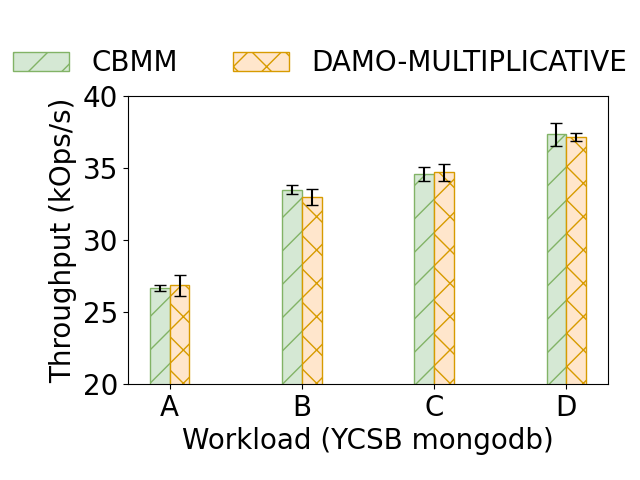

The script that saved this image:
import matplotlib.pyplot as plt
import numpy as np

constant = 0.001        # convert from us to ms
data = np.array([
    [26680.12156, 33497.95999, 34571.75685, 37343.29499], 
    [26846.86908, 32987.02029, 34690.64632, 37170.5913]
]) * constant

stdevs = np.array([
    [219.3694902, 317.2550247, 462.999935, 783.3495378], 
    [734.4577631, 565.8544794, 618.6369083, 272.9870165]
]) * constant

# Put eBPF data inside here
ebpfmode = False
if ebpfmode:
    data = np.array([
        [29680.04391, 37370.01265, 38192.25036, 39041.43682], 
        [30107.28597, 37234.98449, 38398.51235, 39051.78857]
    ]) * constant

    stdevs = np.array([
        [483.8817228, 436.5485705, 568.8241969, 284.8950165], 
        [258.1449927, 276.6968672, 536.38078, 261.8912859]
    ]) * constant

data = data.T
stdevs = stdevs.T

colors = ["#D5E8D4", "#FFE6CC", "#F8CECC", "#CDD9E9", "#F1E6C6", "#DBCFE1"]
edge_colors = ["#82B366", "#D79B00", "#B85450", "#6C8EBF", "#D6B656", "#9673A6"]
hatches = ["/", "x", "|", "\\", "+", "-"]
markers = ["o", "^", "P", "s", "v", "^"]

true_colors = [[colors[2], colors[3]]]
true_hatches = [hatches[0], hatches[3]]
true_edge_colors = [edge_colors[2], edge_colors[3]]

true_colors = colors
true_hatches = hatches
true_edge_colors = edge_colors

# String labels
bars = [
    "CBMM", "MULTIPLICATIVE" if ebpfmode else "DAMO-MULTIPLICATIVE"
]

blobs = [
    "A", "B", "C", "D"
]

num_experiments = data.shape[0]
num_points = data.shape[1]

x = np.arange(num_experiments)
bar_width = 0.15

plt.rcParams["font.size"] = 20
plt.figure()

fig, ax = plt.subplots()

print("NP", num_points)

print(stdevs)

for i in range(num_points):
    offset = (i - num_points / 2) * bar_width + bar_width / 2
    ax.bar(x + offset, data[:, i], width=bar_width, label=bars[i], color = true_colors[i], hatch = true_hatches[i], edgecolor = true_edge_colors[i], yerr = stdevs[:, i], capsize = 4)

# Labels
plt.xlabel('Workload (YCSB mongodb)')
plt.ylabel('Throughput (kOps/s)')
plt.title('')

plt.ylim(bottom = 20, top = 40)

plt.xticks(x, blobs)
fig.legend(frameon=False, loc="upper center", ncol=2, bbox_to_anchor=(0.5, 0.95)) # Might need to change 1.06
plt.subplots_adjust(top=0.8, bottom=0.2, left=0.2, right=0.95) # Might need to adjust these numbers slightly; don't use tight_layout

plt.savefig("plot.pdf")
plt.savefig("plot.png")
plt.show()
